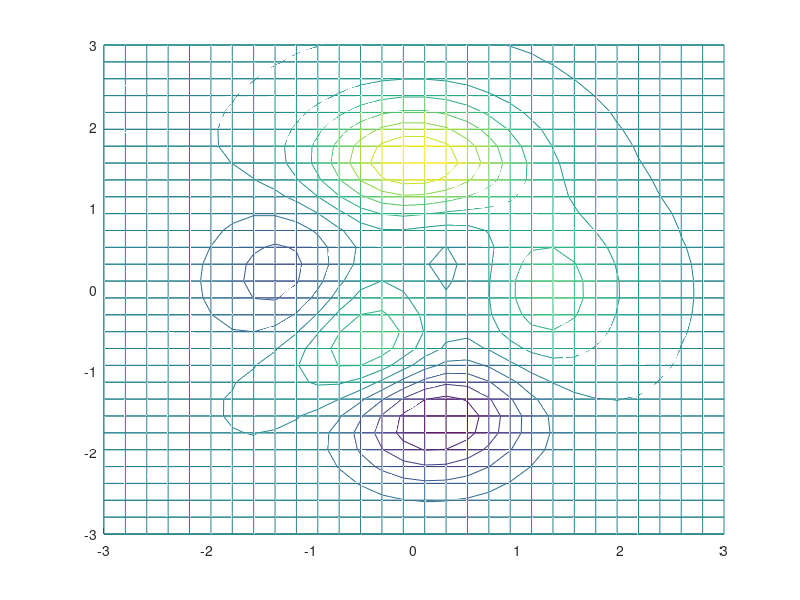
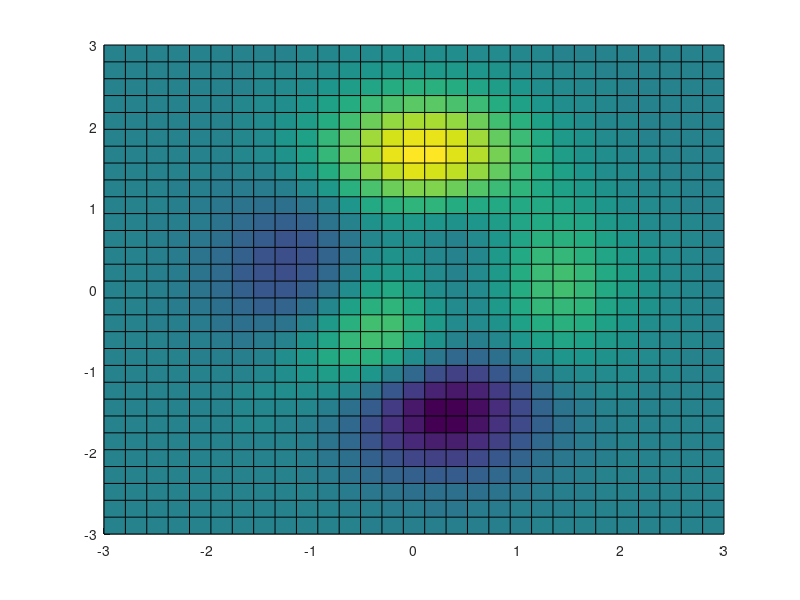

Here is the MATLAB script that generated these plots, in order: (Note: this script raises an error after producing the figures.)
% [x, y, z] = peaks;

% pcolor(x, y, z);
% mesh(x, y, z);
% surf(x, y, z);
% contour3(x, y, z);
% waterfall(x, y, z);

% shading flat
% shading interp
% shading faceted

[x, y, z] = peaks(30);

a = figure;
hold on;
mesh(x,y,z);
contour3(x,y,z)
waterfall(x,y,z);
hold off;

b = figure;
hold on;
pcolor(x, y, z);
colormap(b, 'bone');
[c, h] = contour(x, y, z);
clabel(c, h);
hold off;